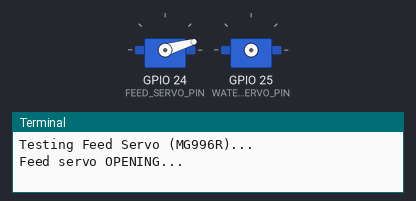
The program below on a simulated Raspberry Pi (BCM pin numbers). Parts: 2 × servo, the last lines printed to the terminal. Servo angles are drawn from the pulse width (0.5 ms = 0°, 2.5 ms = 180°). At 11.0 s the program stops and its outputs stay as they are.

Above: at 0.1 s.
At 6.1 s:
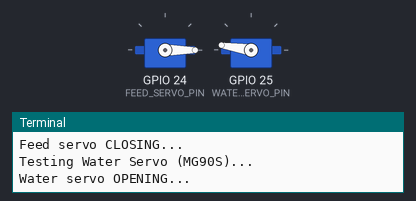
At 10.6 s:
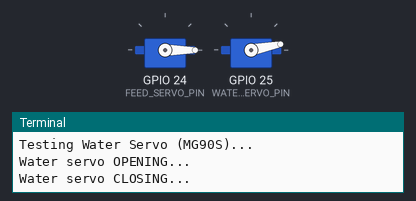
Timing chart, 0 to 12.1 s (numbered marks = the images above):
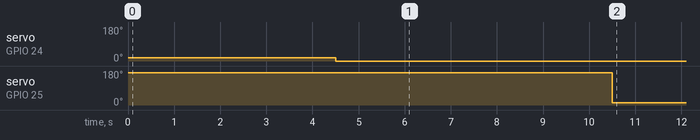

Measured:
- by itself, servo on GPIO 24 (FEED_SERVO_PIN): 16° → 0° at 4.5 s
- by itself, servo on GPIO 25 (WATER_SERVO_PIN): 171° → 11° at 10.5 s

The program:

servo_control.py
```python
import RPi.GPIO as GPIO
import time

FEED_SERVO_PIN = 24
WATER_SERVO_PIN = 25

def setup_servos():
    GPIO.setmode(GPIO.BCM)
    GPIO.setwarnings(False)
    GPIO.setup(FEED_SERVO_PIN, GPIO.OUT)
    GPIO.setup(WATER_SERVO_PIN, GPIO.OUT)

    global feed_pwm, water_pwm
    feed_pwm = GPIO.PWM(FEED_SERVO_PIN, 50)
    water_pwm = GPIO.PWM(WATER_SERVO_PIN, 50)
    feed_pwm.start(0)
    water_pwm.start(0)

def set_angle(pwm, angle):
    """Move servo to specified angle (0-180)."""
    duty = 2 + (angle / 18)
    pwm.ChangeDutyCycle(duty)
    time.sleep(0.5)
    pwm.ChangeDutyCycle(0)  # Stop signal to prevent jitter

def close_feed():
    print("Feed servo CLOSING...")
    set_angle(feed_pwm, 5)

def open_feed():
    print("Feed servo OPENING...")
    set_angle(feed_pwm, 25)

def close_water():
    print("Water servo CLOSING...")
    set_angle(water_pwm, 20)

def open_water():
    print("Water servo OPENING...")
    set_angle(water_pwm, 180)

def cleanup_servos():
    feed_pwm.stop()
    water_pwm.stop()
    GPIO.cleanup()

if __name__ == "__main__":
    setup_servos()
    print("Testing Feed Servo (MG996R)...")
    open_feed()
    time.sleep(4)
    close_feed()
    time.sleep(1)
    print("Testing Water Servo (MG90S)...")
    open_water()
    time.sleep(4)
    close_water()
    cleanup_servos()
    print("Servo test done")
```
